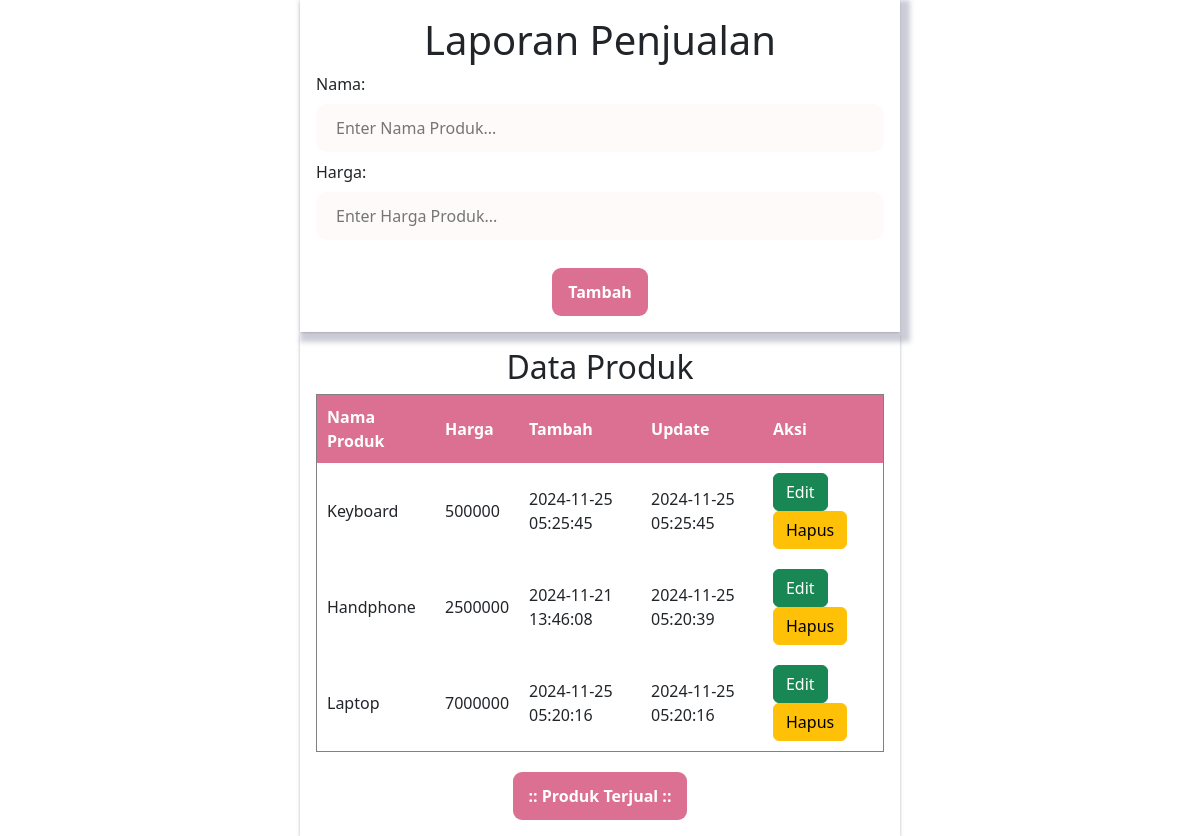
The page / on the database its author committed.
### tables this page shows
CREATE TABLE IF NOT EXISTS `sistem_pencatatan_penjualan` (
  `id` int NOT NULL AUTO_INCREMENT,
  `name_product` varchar(50) NOT NULL,
  `price_product` float NOT NULL,
  `created_at` varchar(50) DEFAULT NULL,
  `updated_at` varchar(50) DEFAULT NULL,
  PRIMARY KEY (`id`)
);

### index.php (the view, shortened to what this page needs)
<?php
include 'config/connectDb.php';
$name_product = $price_product = $created_at = $updated_at = "";
$sql = "SELECT * FROM sistem_pencatatan_penjualan ORDER BY updated_at DESC";
$result = $con->query($sql);
?>
<!DOCTYPE html>
<html lang="en">
<head>
    <link href="https://cdn.jsdelivr.net/npm/bootstrap@5.3.3/dist/css/bootstrap.min.css" rel="stylesheet">
</head>
<body>
    <div style="box-shadow: rgba(50, 50, 93,0.25) 5px 5px 5px 5px, rgba(0,0,0,0.3) 0px 1px 3px -1px; display:flex;flex-direction:column;padding:1rem;width:50%;margin:0 auto;justify-content:center;">
        <h1 style="text-align:center;">Laporan Penjualan</h1>
        <form action="<?php echo htmlspecialchars($_SERVER["PHP_SELF"]) ?>" method="POST">
            Nama: <input type="text" value="<?= $name_product ?>" name="name_product" placeholder="Enter Nama Produk...">
            Harga: <input type="text" value="<?= $price_product ?>" name="price_product" placeholder="Enter Harga Produk...">
            <div style="margin-top:20px;display:flex;justify-content:center;">
                <input style="padding: 12px 16px; color:white; font-weight:bold; background: #DB7093;border:none; border-radius:9px;" type="submit" value="Tambah">
            </div>
        </form>
    </div>
    <div style="margin-top:20px;box-shadow: rgba(50, 50, 93,0.25) 0px 7px 5px -1px, rgba(0,0,0,0.3) 0px 1px 3px -1px; display:flex;flex-direction:column;padding:1rem;width:50%;margin:0 auto;justify-content:center;">
        <h2 style="text-align:center;">Data Produk</h2>
        <table border="1" style="border-collapse: collapse;">
            <tr>
                <th>Nama Produk</th>
                <th>Harga </th>
                <th>Tambah</th>
                <th>Update</th>
                <th>Aksi</th>
            </tr>
            <?php if ($result->num_rows > 0) : ?>
                <?php $i = 1;
                while ($row = $result->fetch_assoc()) : ?>
                    <tr>
                        <td><?= $row['name_product']; ?></td>
                        <td><?= $row['price_product']; ?></td>
                        <td><?= $row['created_at']; ?></td>
                        <td><?= $row['updated_at']; ?></td>
                        <td>
                            <a type="button" class="btn btn-success" href="edit.php?id=<?= $row["id"]; ?>">Edit</a>
                            <a type="button" class="btn btn-warning" href="delete.php?id=<?= $row["id"]; ?>" onclick="return confirm('Yakin ingin menghapus?')">Hapus</a>
                        </td>
                    </tr>
                <?php endwhile; ?>
            <?php else : ?>
                <tr>
                    <td colspan="5" style="color:grey; text-align:center;"> data not found</td>
                </tr>
            <?php endif; ?>
        </table>
        <div style="margin-top:20px;display:flex;justify-content:center;">
            <a href="penjualan.php" style="padding: 12px 16px; color: white; font-weight: bold; background: #DB7093; border: none; text-decoration: none; display: inline-block; border-radius:9px;">
                :: Produk Terjual ::
            </a>
        </div>
    </div>
</body>
</html>

### index.php (style rules this page uses)
input[type=text], textarea { width: 100%; padding: 12px 20px; margin: 8px 0; box-sizing: border-box; border: none; border-radius: 10px; background-color: snow; color: black; }
th, td { padding: 10px; }
th { background: #DB7093; color: white; }

### rows shown on the page
sistem_pencatatan_penjualan: name_product "Keyboard", price_product "500000", created_at "2024-11-25 05:25:45", updated_at "2024-11-25 05:25:45"
sistem_pencatatan_penjualan: name_product "Handphone", price_product "2500000", created_at "2024-11-21 13:46:08", updated_at "2024-11-25 05:20:39"
sistem_pencatatan_penjualan: name_product "Laptop", price_product "7000000", created_at "2024-11-25 05:20:16", updated_at "2024-11-25 05:20:16"
